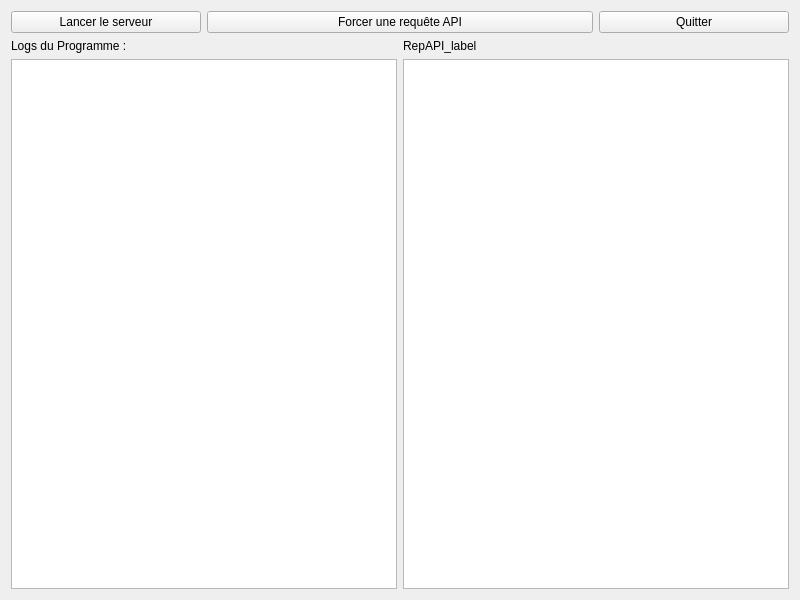
<?xml version="1.0" encoding="UTF-8"?>
<ui version="4.0">
 <class>aprsfi</class>
 <widget class="QWidget" name="aprsfi">
  <property name="geometry">
   <rect>
    <x>0</x>
    <y>0</y>
    <width>800</width>
    <height>600</height>
   </rect>
  </property>
  <property name="windowTitle">
   <string>aprsifi</string>
  </property>
  <layout class="QGridLayout" name="gridLayout_2">
   <item row="0" column="0">
    <layout class="QGridLayout" name="gridLayout">
     <item row="0" column="0">
      <widget class="QPushButton" name="LancerServeur">
       <property name="text">
        <string>Lancer le serveur</string>
       </property>
      </widget>
     </item>
     <item row="0" column="1" colspan="2">
      <widget class="QPushButton" name="ForcerAPI">
       <property name="text">
        <string>Forcer une requête API</string>
       </property>
      </widget>
     </item>
     <item row="0" column="3">
      <widget class="QPushButton" name="Quitter">
       <property name="text">
        <string>Quitter</string>
       </property>
      </widget>
     </item>
     <item row="1" column="0">
      <widget class="QLabel" name="Programme">
       <property name="text">
        <string>Logs du Programme :</string>
       </property>
      </widget>
     </item>
     <item row="1" column="2" colspan="2">
      <widget class="QLabel" name="label_2">
       <property name="text">
        <string>RepAPI_label</string>
       </property>
      </widget>
     </item>
     <item row="2" column="0" colspan="2">
      <widget class="QTextEdit" name="LogsProgramme"/>
     </item>
     <item row="2" column="2" colspan="2">
      <widget class="QTextEdit" name="RepAPI"/>
     </item>
    </layout>
   </item>
  </layout>
 </widget>
 <resources/>
 <connections/>
</ui>
